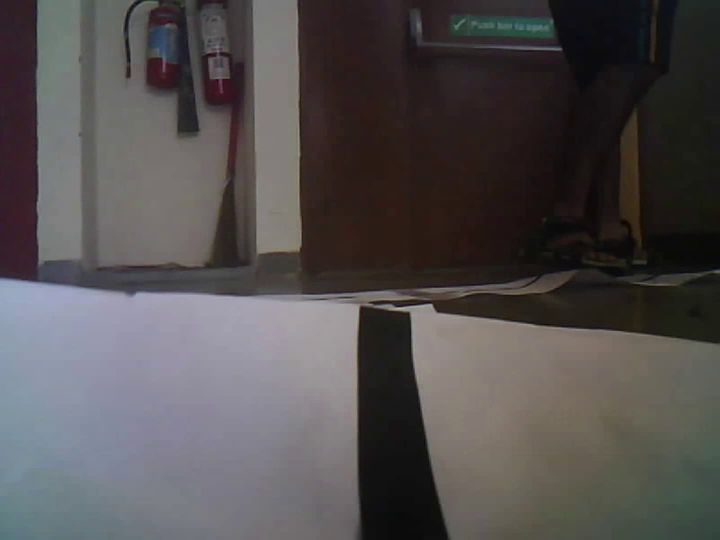
#> input picture ML-Modals-for-Anomally-detection/Custom-images-for-training/Frames/1268.jpg, 1439 x 1080 px, found by its file name (shown at 1/2 size); its folder holds 4 pictures in this run
$ python SimpleImageCrop.py
#> lines starting #> are read from the running program, lines starting #| are printed output that depends on the picture
import cv2
import urllib.request
import numpy as np
import os
# Replace the URL with the IP camera's stream URL
path = os.path.join(os.getcwd(),'Frames')
lis = os.listdir(path)
for item in lis:
    print(item)
    save = os.path.join(path,item)
    img = cv2.imread(save)
#> img is the input picture: shape (1080, 1439, 3); mean B, G, R 79.4, 79.1, 82.8
    img2 = img[:,241:1680]
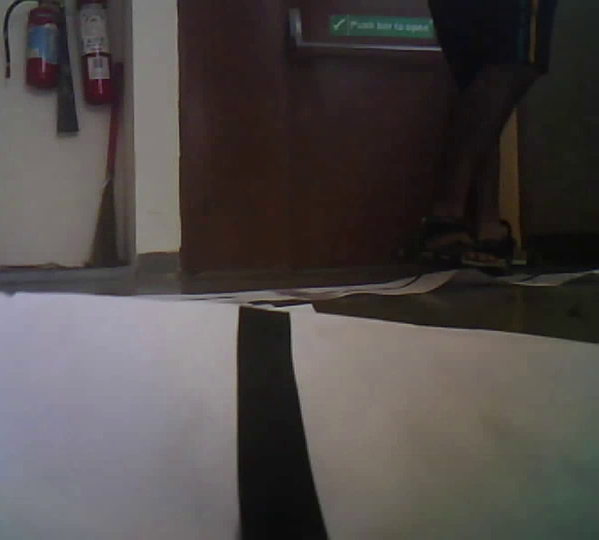
#> img2: shape (1080, 1198, 3) (shown at 1/2 size); mean B, G, R 70.7, 72.2, 77.2
    cv2.imwrite(save,img2)
#> pass 2 of the loop `for item in lis:`:
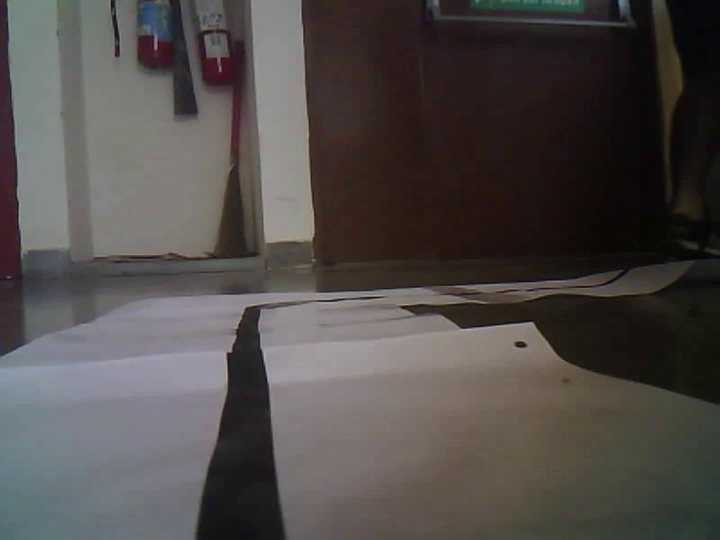
#> input picture ML-Modals-for-Anomally-detection/Custom-images-for-training/Frames/1270.jpg, 1439 x 1080 px, found by its file name (shown at 1/2 size)
#> img is the input picture: shape (1080, 1439, 3); mean B, G, R 73.7, 75.7, 80.2
#> `img2 = img[:,241:1680]`:
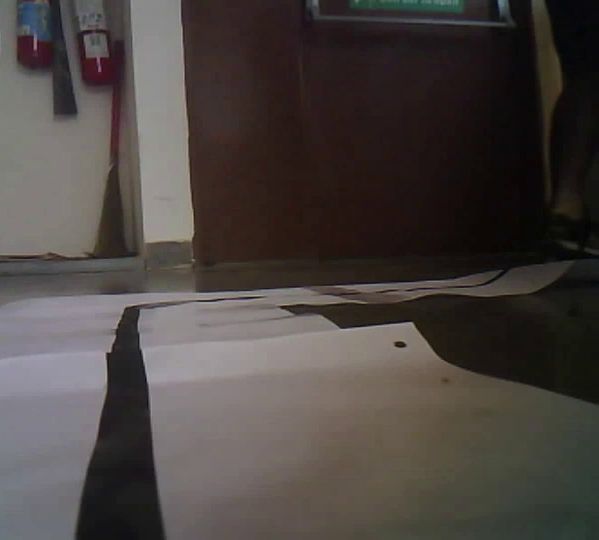
#> img2: shape (1080, 1198, 3) (shown at 1/2 size); mean B, G, R 65, 68.1, 74.3
#> pass 3 of the loop `for item in lis:`:
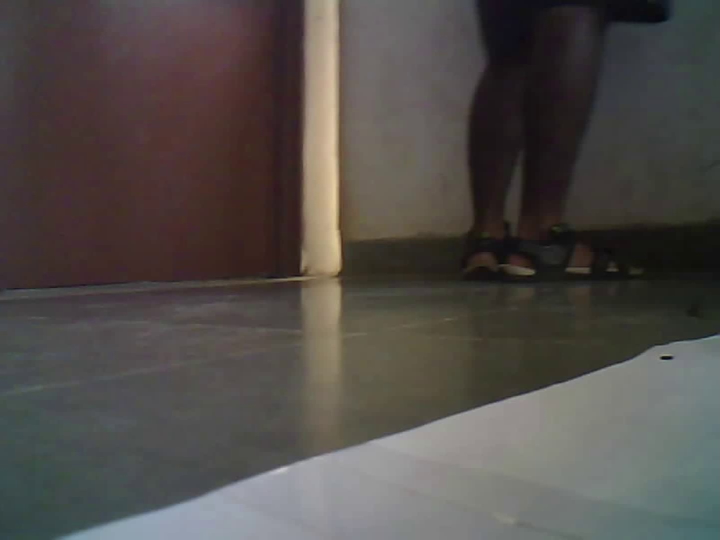
#> input picture ML-Modals-for-Anomally-detection/Custom-images-for-training/Frames/1277.jpg, 1439 x 1080 px, found by its file name (shown at 1/2 size)
#> img is the input picture: shape (1080, 1439, 3); mean B, G, R 73.4, 76.6, 81.5
#> `img2 = img[:,241:1680]`:
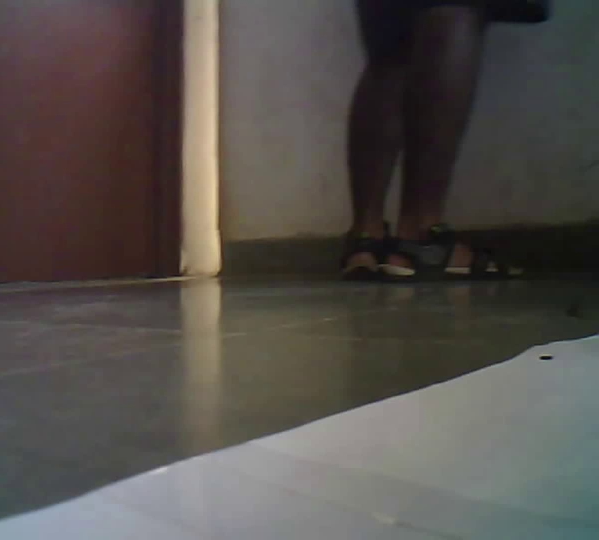
#> img2: shape (1080, 1198, 3) (shown at 1/2 size); mean B, G, R 75.1, 79.1, 84
#> the loop made 4 passes; the first 3 are shown
